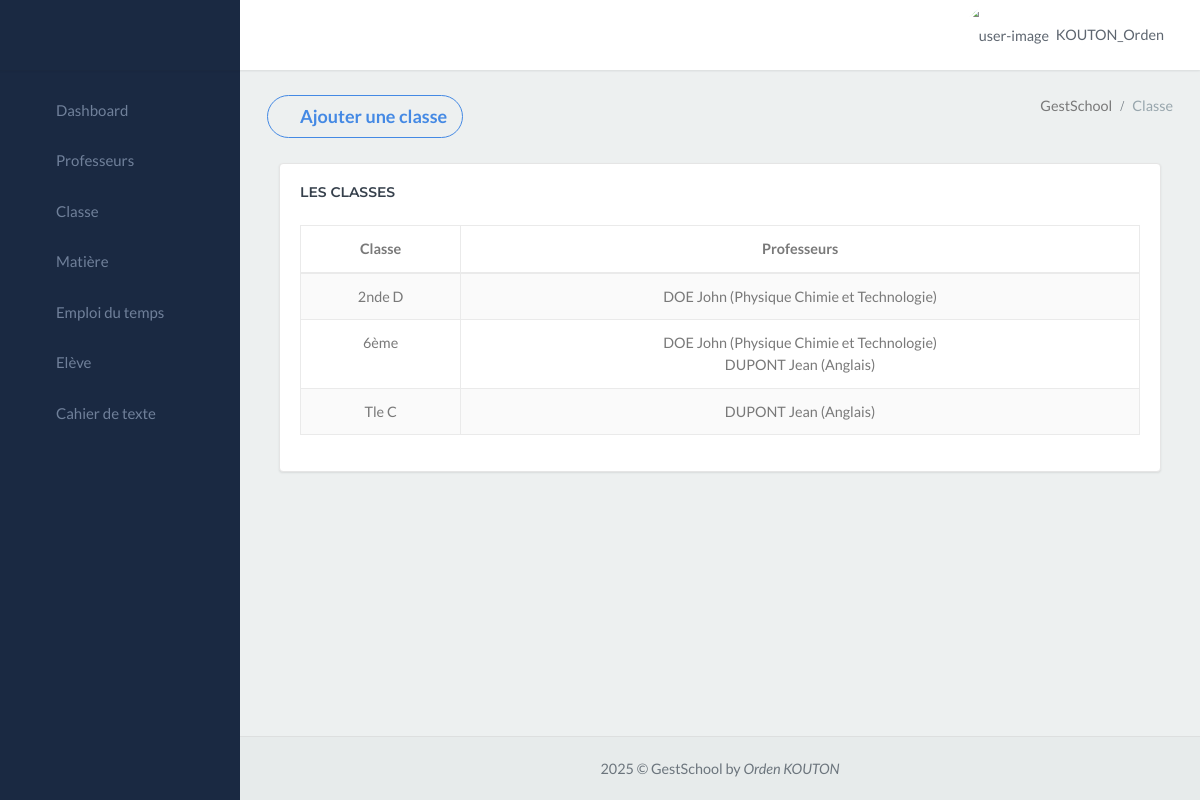
/gestschool_app/classe/ (signed in), run on an earlier commit of the app's database.
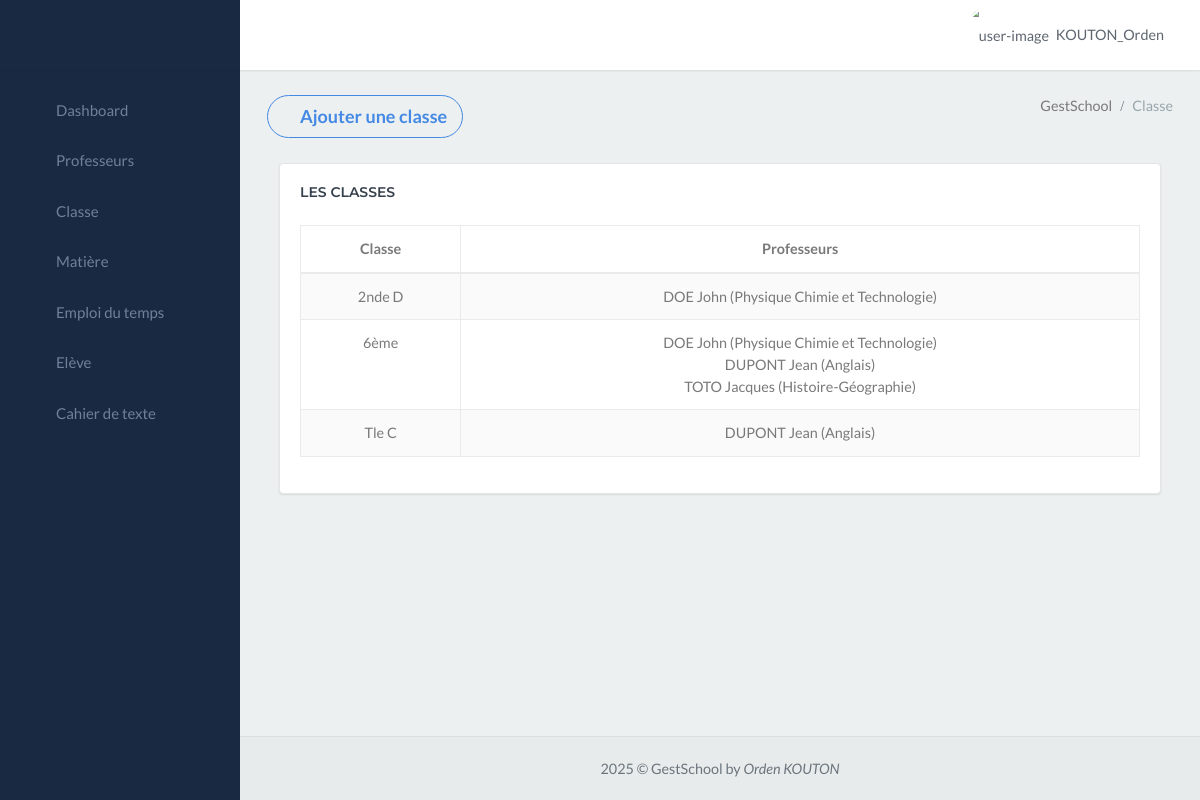
And on a later commit of the database.
### gestschool_app/models.py (models this page shows)
class Classe_exist(models.Model):
    fusion = models.CharField(max_length=80)

class Professeur(models.Model):
    user = models.OneToOneField(settings.AUTH_USER_MODEL, on_delete=models.CASCADE, null=True, blank=True)
    nom = models.CharField(max_length=80)
    prenom = models.CharField(max_length=100)
    role = models.CharField(max_length=100)
    contact = models.CharField(max_length=100)
    email = models.CharField(max_length=100)
    matiere = models.ForeignKey(Matiere, on_delete=models.CASCADE)
    annee_scolaire = models.ForeignKey(AnneeScolaire, on_delete=models.SET_NULL, null=True, blank=True)

class Matiere(models.Model):
    nom = models.CharField(max_length=80)
    sigle = models.CharField(max_length=50)

### gestschool_app/views.py (the view)
# urls.py: path('classe/', views.classe, name='classe'),
@login_required
def classe(request):
    classes = Classe_exist.objects.all()
    classes_professeurs = []
    for classe in classes:
        professeurs = Professeur_Classe.objects.filter(classe=classe)
        classes_professeurs.append({
            'classe': classe,
            'professeurs': [{'professeur': professeur.professeur, 'matiere': professeur.matiere} for professeur in professeurs]
        })
    return render(request, 'autre/classe.html', {'classes_professeurs': classes_professeurs})

### gestschool_app/templates/autre/classe.html (shortened to what this page needs)
{% extends "menu.html" %}
{% block content %}
<div class="content-page">
    <div class="content">
        <div class="container-fluid">
            <div class="row">
                <div class="col-12">
                    <div class="page-title-box">
                        <button type="button"
                            class="page-title btn btn-outline-success btn-rounded waves-effect width-md waves-light"
                            data-toggle="modal" data-target=".bs-example-modal-lg">
                            <i class="ion ion-md-add-circle"></i>
                            Ajouter une classe
                        </button>
                        <div class="page-title-right">
                            <ol class="breadcrumb p-0 m-0">
                                <li class="breadcrumb-item active">GestSchool</li>
                                <li class="breadcrumb-item"><a>Classe</a></li>
                            </ol>
                        </div>
                        <div class="clearfix"></div>
                    </div>
                </div>
            </div>
            <div class="container-fluid">
                <div class="row">
                    <div class="col-lg-12">
                        <div class="card">
                            <div class="card-body">
                                <h4 class="header-title mb-4">Les Classes</h4>
                                <div class="table-responsive">
                                    <table id="datatable-buttons"
                                        class="table table-striped table-bordered dt-responsive nowrap"
                                        style="border-collapse: collapse; border-spacing: 0; width: 100%;">
                                        <thead>
                                            <tr>
                                                <th style="text-align: center;">Classe</th>
                                                <th style="text-align: center;">Professeurs</th>
                                            </tr>
                                        </thead>
                                        <tbody>
                                            {% for classe_professeurs in classes_professeurs %}
                                                <tr style="text-align: center;">
                                                    <td>{{ classe_professeurs.classe.fusion }}</td>
                                                    <td>
                                                        {% for prof_matiere in classe_professeurs.professeurs %}
                                                            {{ prof_matiere.professeur.nom }} {{ prof_matiere.professeur.prenom }} ({{ prof_matiere.matiere.nom }}){% if not forloop.last %} <br> {% endif %}
                                                        {% empty %}
                                                            Aucun professeur attribué
                                                        {% endfor %}
                                                    </td>
                                                </tr>
                                            {% empty %}
                                                <tr>
                                                    <td colspan="2" style="text-align: center; color: red; font-style: italic;">Aucune classe enregistrée</td>
                                                </tr>
                                            {% endfor %}
                                        </tbody>
                                    </table>
                                </div>
                            </div>
                        </div>
                    </div>
                </div>
            </div>
        </div>
    </div>
</div>
{% endblock %}

What changed in the data, as far as the page shows it:
added Professeur: professeur.nom "TOTO", professeur.prenom "Jacques", matiere.nom "Histoire-Géographie", shown under Classe_exist "6ème"
